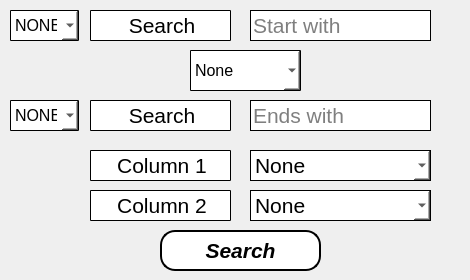
                   <widget class="QFrame" name="frame_10">
                    <property name="sizePolicy">
                     <sizepolicy hsizetype="Preferred" vsizetype="Preferred">
                      <horstretch>0</horstretch>
                      <verstretch>3</verstretch>
                     </sizepolicy>
                    </property>
                    <property name="minimumSize">
                     <size>
                      <width>470</width>
                      <height>0</height>
                     </size>
                    </property>
                    <property name="styleSheet">
                     <string notr="true">border:none;</string>
                    </property>
                    <property name="frameShape">
                     <enum>QFrame::StyledPanel</enum>
                    </property>
                    <property name="frameShadow">
                     <enum>QFrame::Raised</enum>
                    </property>
                    <widget class="QPushButton" name="searchButton">
                     <property name="geometry">
                      <rect>
                       <x>160</x>
                       <y>230</y>
                       <width>161</width>
                       <height>41</height>
                      </rect>
                     </property>
                     <property name="font">
                      <font>
                       <family>Segoe UI</family>
                       <pointsize>16</pointsize>
                       <weight>75</weight>
                       <italic>true</italic>
                       <bold>true</bold>
                      </font>
                     </property>
                     <property name="styleSheet">
                      <string notr="true">
QPushButton{
background-color: rgb(255, 255, 255);
border:2px solid black;
border-radius:15px;
}

QPushButton:hover {
	background-color: rgb(0, 255, 255);
	color:black;
}
QPushButton:pressed{
	
	background-color: rgb(224, 176, 255);
	color:black;
}</string>
                     </property>
                     <property name="text">
                      <string>Search</string>
                     </property>
                     <property name="icon">
                      <iconset resource="Resources/resources.qrc">
                       <normaloff>:/Icons/whiteIcons/search.svg</normaloff>:/Icons/whiteIcons/search.svg</iconset>
                     </property>
                     <property name="iconSize">
                      <size>
                       <width>30</width>
                       <height>30</height>
                      </size>
                     </property>
                    </widget>
                    <widget class="QComboBox" name="Column2Sort">
                     <property name="geometry">
                      <rect>
                       <x>250</x>
                       <y>190</y>
                       <width>181</width>
                       <height>31</height>
                      </rect>
                     </property>
                     <property name="font">
                      <font>
                       <family>Segoe UI</family>
                       <pointsize>16</pointsize>
                      </font>
                     </property>
                     <property name="styleSheet">
                      <string notr="true">background-color: rgb(255, 255, 255);
color:rgb(0, 0, 0);border:1px solid black;</string>
                     </property>
                     <item>
                      <property name="text">
                       <string>None</string>
                      </property>
                     </item>
                     <item>
                      <property name="text">
                       <string>Index</string>
                      </property>
                     </item>
                     <item>
                      <property name="text">
                       <string>Car Name</string>
                      </property>
                     </item>
                     <item>
                      <property name="text">
                       <string>Model</string>
                      </property>
                     </item>
                     <item>
                      <property name="text">
                       <string>Price</string>
                      </property>
                     </item>
                     <item>
                      <property name="text">
                       <string>Mileage</string>
                      </property>
                     </item>
                     <item>
                      <property name="text">
                       <string>Fuel Type</string>
                      </property>
                     </item>
                     <item>
                      <property name="text">
                       <string>Engine</string>
                      </property>
                     </item>
                     <item>
                      <property name="text">
                       <string>Transmission</string>
                      </property>
                     </item>
                     <item>
                      <property name="text">
                       <string>City</string>
                      </property>
                     </item>
                    </widget>
                    <widget class="QLabel" name="column2Label">
                     <property name="geometry">
                      <rect>
                       <x>90</x>
                       <y>190</y>
                       <width>141</width>
                       <height>31</height>
                      </rect>
                     </property>
                     <property name="styleSheet">
                      <string notr="true">background-color: rgb(255, 255, 255);
border-radius:1px;border:1px solid black;</string>
                     </property>
                     <property name="text">
                      <string>&lt;html&gt;&lt;head/&gt;&lt;body&gt;&lt;p align=&quot;center&quot;&gt;&lt;span style=&quot; font-size:16pt;&quot;&gt;Column 2&lt;/span&gt;&lt;/p&gt;&lt;/body&gt;&lt;/html&gt;</string>
                     </property>
                    </widget>
                    <widget class="QLabel" name="column1Label">
                     <property name="geometry">
                      <rect>
                       <x>90</x>
                       <y>150</y>
                       <width>141</width>
                       <height>31</height>
                      </rect>
                     </property>
                     <property name="styleSheet">
                      <string notr="true">background-color: rgb(255, 255, 255);
border-radius:1px;border:1px solid black;</string>
                     </property>
                     <property name="text">
                      <string>&lt;html&gt;&lt;head/&gt;&lt;body&gt;&lt;p align=&quot;center&quot;&gt;&lt;span style=&quot; font-size:16pt;&quot;&gt;Column 1&lt;/span&gt;&lt;/p&gt;&lt;/body&gt;&lt;/html&gt;</string>
                     </property>
                    </widget>
                    <widget class="QComboBox" name="Column1Sort">
                     <property name="geometry">
                      <rect>
                       <x>250</x>
                       <y>150</y>
                       <width>181</width>
                       <height>31</height>
                      </rect>
                     </property>
                     <property name="font">
                      <font>
                       <family>Segoe UI</family>
                       <pointsize>16</pointsize>
                      </font>
                     </property>
                     <property name="styleSheet">
                      <string notr="true">background-color: rgb(255, 255, 255);
color:rgb(0, 0, 0);border:1px solid black;</string>
                     </property>
                     <item>
                      <property name="text">
                       <string>None</string>
                      </property>
                     </item>
                     <item>
                      <property name="text">
                       <string>Index</string>
                      </property>
                     </item>
                     <item>
                      <property name="text">
                       <string>Car Name</string>
                      </property>
                     </item>
                     <item>
                      <property name="text">
                       <string>Model</string>
                      </property>
                     </item>
                     <item>
                      <property name="text">
                       <string>Price</string>
                      </property>
                     </item>
                     <item>
                      <property name="text">
                       <string>Mileage</string>
                      </property>
                     </item>
                     <item>
                      <property name="text">
                       <string>Fuel Type</string>
                      </property>
                     </item>
                     <item>
                      <property name="text">
                       <string>Engine</string>
                      </property>
                     </item>
                     <item>
                      <property name="text">
                       <string>Transmission</string>
                      </property>
                     </item>
                     <item>
                      <property name="text">
                       <string>City</string>
                      </property>
                     </item>
                    </widget>
                    <widget class="QLineEdit" name="Search2Line">
                     <property name="geometry">
                      <rect>
                       <x>250</x>
                       <y>100</y>
                       <width>181</width>
                       <height>31</height>
                      </rect>
                     </property>
                     <property name="font">
                      <font>
                       <family>Segoe UI</family>
                       <pointsize>16</pointsize>
                       <weight>50</weight>
                       <italic>false</italic>
                       <bold>false</bold>
                      </font>
                     </property>
                     <property name="styleSheet">
                      <string notr="true">background-color: rgb(255, 255, 255);border:1px solid black;</string>
                     </property>
                     <property name="placeholderText">
                      <string>Ends with</string>
                     </property>
                    </widget>
                    <widget class="QLabel" name="Search2Label">
                     <property name="geometry">
                      <rect>
                       <x>90</x>
                       <y>100</y>
                       <width>141</width>
                       <height>31</height>
                      </rect>
                     </property>
                     <property name="styleSheet">
                      <string notr="true">background-color: rgb(255, 255, 255);
border-radius:1px;border:1px solid black;</string>
                     </property>
                     <property name="text">
                      <string>&lt;html&gt;&lt;head/&gt;&lt;body&gt;&lt;p align=&quot;center&quot;&gt;&lt;span style=&quot; font-size:16pt;&quot;&gt;Search&lt;/span&gt;&lt;/p&gt;&lt;/body&gt;&lt;/html&gt;</string>
                     </property>
                    </widget>
                    <widget class="QComboBox" name="AND_OR">
                     <property name="geometry">
                      <rect>
                       <x>190</x>
                       <y>50</y>
                       <width>111</width>
                       <height>41</height>
                      </rect>
                     </property>
                     <property name="font">
                      <font>
                       <family>Segoe UI</family>
                       <pointsize>12</pointsize>
                      </font>
                     </property>
                     <property name="styleSheet">
                      <string notr="true">background-color: rgb(255, 255, 255);
border-radius:1px;border:1px solid black;</string>
                     </property>
                     <item>
                      <property name="text">
                       <string>None</string>
                      </property>
                     </item>
                     <item>
                      <property name="text">
                       <string>AND &amp;&amp;</string>
                      </property>
                     </item>
                     <item>
                      <property name="text">
                       <string>OR | |</string>
                      </property>
                     </item>
                     <item>
                      <property name="text">
                       <string/>
                      </property>
                     </item>
                    </widget>
                    <widget class="QLineEdit" name="Search1Line">
                     <property name="geometry">
                      <rect>
                       <x>250</x>
                       <y>10</y>
                       <width>181</width>
                       <height>31</height>
                      </rect>
                     </property>
                     <property name="font">
                      <font>
                       <family>Segoe UI</family>
                       <pointsize>16</pointsize>
                       <weight>50</weight>
                       <italic>false</italic>
                       <bold>false</bold>
                      </font>
                     </property>
                     <property name="styleSheet">
                      <string notr="true">background-color: rgb(255, 255, 255);border:1px solid black;</string>
                     </property>
                     <property name="placeholderText">
                      <string>Start with</string>
                     </property>
                    </widget>
                    <widget class="QLabel" name="Search1Label">
                     <property name="geometry">
                      <rect>
                       <x>90</x>
                       <y>10</y>
                       <width>141</width>
                       <height>31</height>
                      </rect>
                     </property>
                     <property name="styleSheet">
                      <string notr="true">background-color: rgb(255, 255, 255);
border-radius:1px;border:1px solid black;</string>
                     </property>
                     <property name="text">
                      <string>&lt;html&gt;&lt;head/&gt;&lt;body&gt;&lt;p align=&quot;center&quot;&gt;&lt;span style=&quot; font-size:16pt;&quot;&gt;Search&lt;/span&gt;&lt;/p&gt;&lt;/body&gt;&lt;/html&gt;</string>
                     </property>
                    </widget>
                    <widget class="QComboBox" name="Column1comboBox">
                     <property name="geometry">
                      <rect>
                       <x>10</x>
                       <y>10</y>
                       <width>69</width>
                       <height>31</height>
                      </rect>
                     </property>
                     <property name="font">
                      <font>
                       <family>Segoe UI</family>
                       <pointsize>12</pointsize>
                      </font>
                     </property>
                     <property name="styleSheet">
                      <string notr="true">background-color: rgb(255, 255, 255);
border-radius:1px;border:1px solid black;</string>
                     </property>
                     <item>
                      <property name="text">
                       <string>NONE X</string>
                      </property>
                     </item>
                     <item>
                      <property name="text">
                       <string>NOT !</string>
                      </property>
                     </item>
                     <item>
                      <property name="text">
                       <string/>
                      </property>
                     </item>
                    </widget>
                    <widget class="QComboBox" name="Column2comboBox">
                     <property name="geometry">
                      <rect>
                       <x>10</x>
                       <y>100</y>
                       <width>69</width>
                       <height>31</height>
                      </rect>
                     </property>
                     <property name="font">
                      <font>
                       <family>Segoe UI</family>
                       <pointsize>12</pointsize>
                      </font>
                     </property>
                     <property name="styleSheet">
                      <string notr="true">background-color: rgb(255, 255, 255);
border-radius:1px;border:1px solid black;</string>
                     </property>
                     <item>
                      <property name="text">
                       <string>NONE X</string>
                      </property>
                     </item>
                     <item>
                      <property name="text">
                       <string>NOT !</string>
                      </property>
                     </item>
                     <item>
                      <property name="text">
                       <string/>
                      </property>
                     </item>
                    </widget>
                   </widget>
